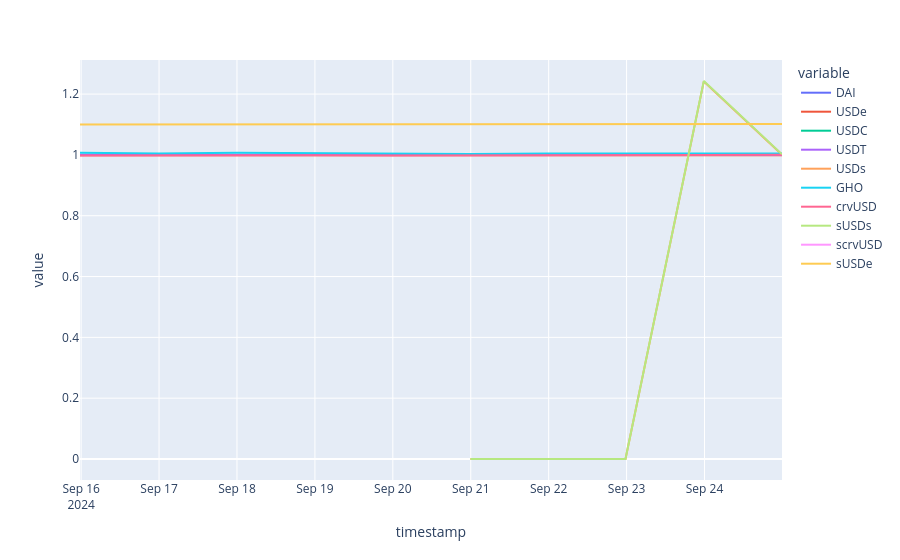

Source (notebook cell):
### Code cell
impor

### Figure 1 — Plotly figure (JSON) as saved in the notebook; plotly's stock layout.template omitted (floating-point values rounded to 4 significant figures)
{"data": [{"hovertemplate": "variable=DAI<br>timestamp=%{x}<br>value=%{y}<extra></extra>", "legendgroup": "DAI", "line": {"color": "#636efa", "dash": "solid"}, "marker": {"symbol": "circle"}, "mode": "lines", "name": "DAI", "orientation": "v", "showlegend": true, "type": "scatter", "x": ["2024-09-15T23:38:59+00:00", "2024-09-16T23:48:35+00:00", "2024-09-17T23:59:47+00:00", "2024-09-18T23:38:47+00:00", "2024-09-19T23:45:11+00:00", "2024-09-20T23:54:11+00:00", "2024-09-21T23:34:11+00:00", "2024-09-22T23:39:35+00:00", "2024-09-23T23:46:59+00:00", "2024-09-24T23:51:47+00:00"], "xaxis": "x", "y": [0.9997, 0.9998, 0.9999, 0.9999, 1.0, 1.0, 1.0, 1.0, 0.9999, 0.9998], "yaxis": "y"}, {"hovertemplate": "variable=USDe<br>timestamp=%{x}<br>value=%{y}<extra></extra>", "legendgroup": "USDe", "line": {"color": "#EF553B", "dash": "solid"}, "marker": {"symbol": "circle"}, "mode": "lines", "name": "USDe", "orientation": "v", "showlegend": true, "type": "scatter", "x": ["2024-09-15T23:38:59+00:00", "2024-09-16T23:48:35+00:00", "2024-09-17T23:59:47+00:00", "2024-09-18T23:38:47+00:00", "2024-09-19T23:45:11+00:00", "2024-09-20T23:54:11+00:00", "2024-09-21T23:34:11+00:00", "2024-09-22T23:39:35+00:00", "2024-09-23T23:46:59+00:00", "2024-09-24T23:51:47+00:00"], "xaxis": "x", "y": [0.9991, 0.999, 0.9988, 0.9989, 0.9988, 0.9988, 0.999, 0.9991, 0.9991, 0.9991], "yaxis": "y"}, {"hovertemplate": "variable=USDC<br>timestamp=%{x}<br>value=%{y}<extra></extra>", "legendgroup": "USDC", "line": {"color": "#00cc96", "dash": "solid"}, "marker": {"symbol": "circle"}, "mode": "lines", "name": "USDC", "orientation": "v", "showlegend": true, "type": "scatter", "x": ["2024-09-15T23:38:59+00:00", "2024-09-16T23:48:35+00:00", "2024-09-17T23:59:47+00:00", "2024-09-18T23:38:47+00:00", "2024-09-19T23:45:11+00:00", "2024-09-20T23:54:11+00:00", "2024-09-21T23:34:11+00:00", "2024-09-22T23:39:35+00:00", "2024-09-23T23:46:59+00:00", "2024-09-24T23:51:47+00:00"], "xaxis": "x", "y": [0.9999, 0.9999, 1.0, 0.9999, 0.9999, 1.0, 1.0, 1.0, 1, 1.0], "yaxis": "y"}, {"hovertemplate": "variable=USDT<br>timestamp=%{x}<br>value=%{y}<extra></extra>", "legendgroup": "USDT", "line": {"color": "#ab63fa", "dash": "solid"}, "marker": {"symbol": "circle"}, "mode": "lines", "name": "USDT", "orientation": "v", "showlegend": true, "type": "scatter", "x": ["2024-09-15T23:38:59+00:00", "2024-09-16T23:48:35+00:00", "2024-09-17T23:59:47+00:00", "2024-09-18T23:38:47+00:00", "2024-09-19T23:45:11+00:00", "2024-09-20T23:54:11+00:00", "2024-09-21T23:34:11+00:00", "2024-09-22T23:39:35+00:00", "2024-09-23T23:46:59+00:00", "2024-09-24T23:51:47+00:00"], "xaxis": "x", "y": [1.0, 0.9999, 0.9999, 1.0, 1.0, 1.0, 1.0, 1.0, 1.0, 0.9999], "yaxis": "y"}, {"hovertemplate": "variable=USDs<br>timestamp=%{x}<br>value=%{y}<extra></extra>", "legendgroup": "USDs", "line": {"color": "#FFA15A", "dash": "solid"}, "marker": {"symbol": "circle"}, "mode": "lines", "name": "USDs", "orientation": "v", "showlegend": true, "type": "scatter", "x": ["2024-09-15T23:38:59+00:00", "2024-09-16T23:48:35+00:00", "2024-09-17T23:59:47+00:00", "2024-09-18T23:38:47+00:00", "2024-09-19T23:45:11+00:00", "2024-09-20T23:54:11+00:00", "2024-09-21T23:34:11+00:00", "2024-09-22T23:39:35+00:00", "2024-09-23T23:46:59+00:00", "2024-09-24T23:51:47+00:00"], "xaxis": "x", "y": [null, null, null, null, null, 0, 0, 0, 1.242, 1.001], "yaxis": "y"}, {"hovertemplate": "variable=GHO<br>timestamp=%{x}<br>value=%{y}<extra></extra>", "legendgroup": "GHO", "line": {"color": "#19d3f3", "dash": "solid"}, "marker": {"symbol": "circle"}, "mode": "lines", "name": "GHO", "orientation": "v", "showlegend": true, "type": "scatter", "x": ["2024-09-15T23:38:59+00:00", "2024-09-16T23:48:35+00:00", "2024-09-17T23:59:47+00:00", "2024-09-18T23:38:47+00:00", "2024-09-19T23:45:11+00:00", "2024-09-20T23:54:11+00:00", "2024-09-21T23:34:11+00:00", "2024-09-22T23:39:35+00:00", "2024-09-23T23:46:59+00:00", "2024-09-24T23:51:47+00:00"], "xaxis": "x", "y": [1.007, 1.005, 1.007, 1.005, 1.002, 1.003, 1.005, 1.005, 1.006, 1.005], "yaxis": "y"}, {"hovertemplate": "variable=crvUSD<br>timestamp=%{x}<br>value=%{y}<extra></extra>", "legendgroup": "crvUSD", "line": {"color": "#FF6692", "dash": "solid"}, "marker": {"symbol": "circle"}, "mode": "lines", "name": "crvUSD", "orientation": "v", "showlegend": true, "type": "scatter", "x": ["2024-09-15T23:38:59+00:00", "2024-09-16T23:48:35+00:00", "2024-09-17T23:59:47+00:00", "2024-09-18T23:38:47+00:00", "2024-09-19T23:45:11+00:00", "2024-09-20T23:54:11+00:00", "2024-09-21T23:34:11+00:00", "2024-09-22T23:39:35+00:00", "2024-09-23T23:46:59+00:00", "2024-09-24T23:51:47+00:00"], "xaxis": "x", "y": [0.9979, 0.9988, 0.9984, 0.9986, 0.9981, 0.9981, 0.9984, 0.9998, 0.9998, 1.0], "yaxis": "y"}, {"hovertemplate": "variable=sUSDs<br>timestamp=%{x}<br>value=%{y}<extra></extra>", "legendgroup": "sUSDs", "line": {"color": "#B6E880", "dash": "solid"}, "marker": {"symbol": "circle"}, "mode": "lines", "name": "sUSDs", "orientation": "v", "showlegend": true, "type": "scatter", "x": ["2024-09-15T23:38:59+00:00", "2024-09-16T23:48:35+00:00", "2024-09-17T23:59:47+00:00", "2024-09-18T23:38:47+00:00", "2024-09-19T23:45:11+00:00", "2024-09-20T23:54:11+00:00", "2024-09-21T23:34:11+00:00", "2024-09-22T23:39:35+00:00", "2024-09-23T23:46:59+00:00", "2024-09-24T23:51:47+00:00"], "xaxis": "x", "y": [null, null, null, null, null, 0, 0, 0, 1.243, 1.002], "yaxis": "y"}, {"hovertemplate": "variable=scrvUSD<br>timestamp=%{x}<br>value=%{y}<extra></extra>", "legendgroup": "scrvUSD", "line": {"color": "#FF97FF", "dash": "solid"}, "marker": {"symbol": "circle"}, "mode": "lines", "name": "scrvUSD", "orientation": "v", "showlegend": true, "type": "scatter", "x": ["2024-09-15T23:38:59+00:00", "2024-09-16T23:48:35+00:00", "2024-09-17T23:59:47+00:00", "2024-09-18T23:38:47+00:00", "2024-09-19T23:45:11+00:00", "2024-09-20T23:54:11+00:00", "2024-09-21T23:34:11+00:00", "2024-09-22T23:39:35+00:00", "2024-09-23T23:46:59+00:00", "2024-09-24T23:51:47+00:00"], "xaxis": "x", "y": [null, null, null, null, null, null, null, null, null, null], "yaxis": "y"}, {"hovertemplate": "variable=sUSDe<br>timestamp=%{x}<br>value=%{y}<extra></extra>", "legendgroup": "sUSDe", "line": {"color": "#FECB52", "dash": "solid"}, "marker": {"symbol": "circle"}, "mode": "lines", "name": "sUSDe", "orientation": "v", "showlegend": true, "type": "scatter", "x": ["2024-09-15T23:38:59+00:00", "2024-09-16T23:48:35+00:00", "2024-09-17T23:59:47+00:00", "2024-09-18T23:38:47+00:00", "2024-09-19T23:45:11+00:00", "2024-09-20T23:54:11+00:00", "2024-09-21T23:34:11+00:00", "2024-09-22T23:39:35+00:00", "2024-09-23T23:46:59+00:00", "2024-09-24T23:51:47+00:00"], "xaxis": "x", "y": [1.1, 1.1, 1.1, 1.1, 1.1, 1.1, 1.101, 1.101, 1.101, 1.101], "yaxis": "y"}], "layout": {"legend": {"title": {"text": "variable"}, "tracegroupgap": 0}, "margin": {"t": 60}, "xaxis": {"anchor": "y", "domain": [0, 1], "title": {"text": "timestamp"}}, "yaxis": {"anchor": "x", "domain": [0, 1], "title": {"text": "value"}}}}
